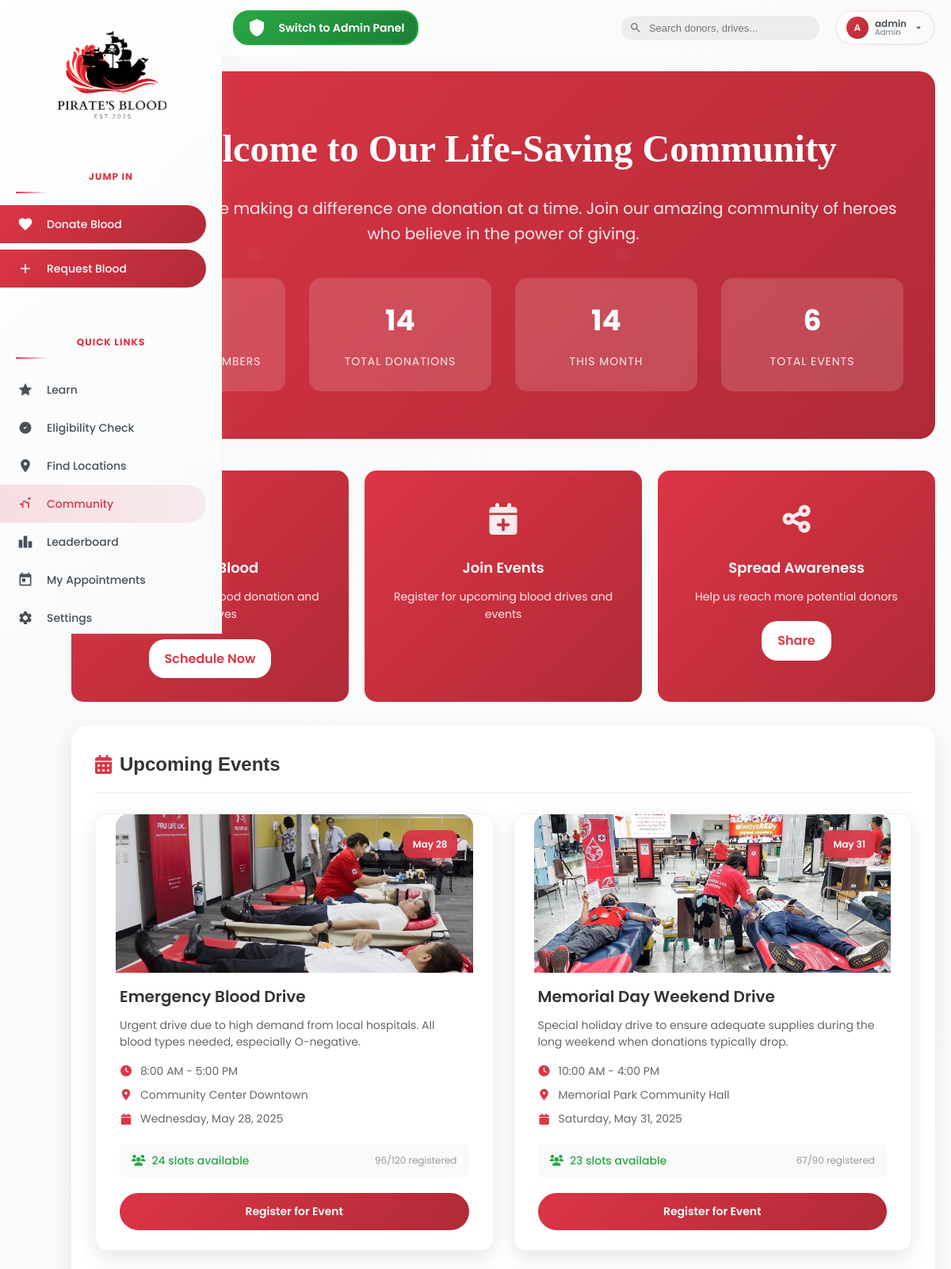
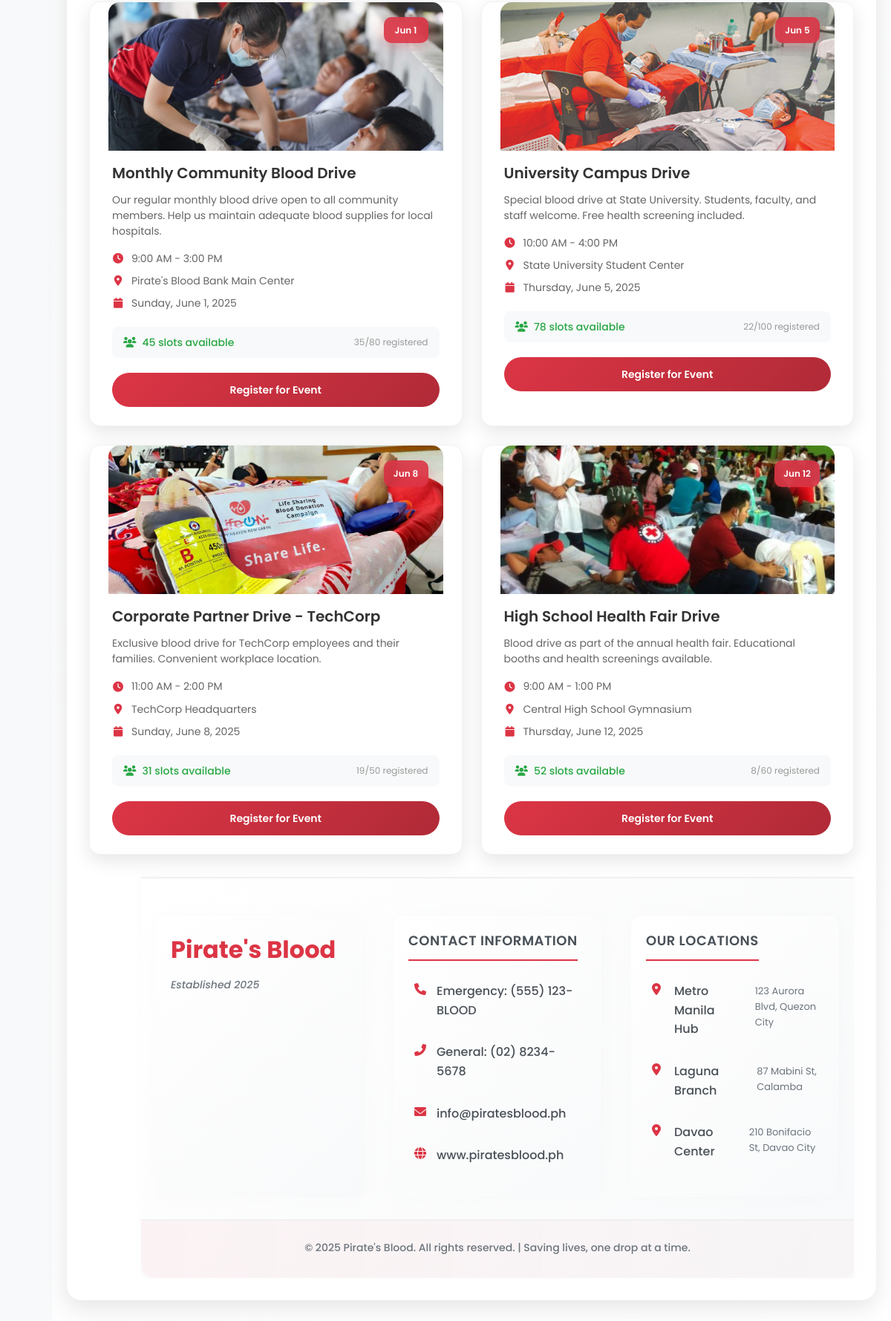
The app's page /community.php (signed in) with its own data (2 pictures, top to bottom).
### tables this page shows
CREATE TABLE `events` (
  `event_id` int(11) NOT NULL,
  `title` varchar(255) NOT NULL,
  `description` text DEFAULT NULL,
  `event_date` date NOT NULL,
  `start_time` time NOT NULL,
  `end_time` time NOT NULL,
  `location` varchar(255) NOT NULL,
  `event_image` varchar(255) DEFAULT NULL,
  `max_slots` int(11) NOT NULL DEFAULT 50,
  `booked_slots` int(11) NOT NULL DEFAULT 0,
  `status` enum('upcoming','ongoing','completed','cancelled') DEFAULT 'upcoming',
  `created_by` int(11) DEFAULT NULL,
  `created_at` timestamp NOT NULL DEFAULT current_timestamp(),
  `updated_at` timestamp NOT NULL DEFAULT current_timestamp() ON UPDATE current_timestamp()
);

### community.php (the view, shortened to what this page needs)
<?php
include('includes/db.php');
$isLoggedIn = false;
if (isset($_SESSION['user_id'])) {
    $isLoggedIn = true;
}
$communityStats = [
    'total_members' => 0,
    'total_donations' => 0,
    'this_month_donations' => 0,
    'total_events' => 0
];
try {
    $result = $conn->query("SELECT COUNT(*) as count FROM login WHERE user_type = 'user'");
    if ($result && $row = $result->fetch_assoc()) {
        $communityStats['total_members'] = $row['count'];
    }
} catch (Exception $e) {
    error_log("Error getting total members: " . $e->getMessage());
}
try {
    $result = $conn->query("SELECT COUNT(*) as count FROM donate_blood");
    if ($result && $row = $result->fetch_assoc()) {
        $communityStats['total_donations'] = $row['count'];
    }
} catch (Exception $e) {
    error_log("Error getting total donations: " . $e->getMessage());
}
try {
    $result = $conn->query("SELECT COUNT(*) as count FROM donate_blood WHERE MONTH(created_at) = MONTH(CURRENT_DATE()) AND YEAR(created_at) = YEAR(CURRENT_DATE())");
    if ($result && $row = $result->fetch_assoc()) {
        $communityStats['this_month_donations'] = $row['count'];
    }
} catch (Exception $e) {
    error_log("Error getting this month donations: " . $e->getMessage());
}
try {
    $result = $conn->query("SHOW TABLES LIKE 'events'");
    if ($result && $result->num_rows > 0) {
        $result = $conn->query("SELECT COUNT(*) as count FROM events");
        if ($result && $row = $result->fetch_assoc()) {
            $communityStats['total_events'] = $row['count'];
        }
    }
} catch (Exception $e) {
    error_log("Error getting total events: " . $e->getMessage());
}
$upcomingEvents = [];
try {
    $result = $conn->query("SHOW TABLES LIKE 'events'");
    if ($result && $result->num_rows > 0) {
        $query = "SELECT event_id, title, description, event_date, start_time, end_time, location, event_image, max_slots, booked_slots
                FROM events
                WHERE event_date >= CURRENT_DATE() AND status = 'upcoming'
                ORDER BY event_date ASC, start_time ASC
                LIMIT 6";
        $result = $conn->query($query);
        if ($result) {
            while ($row = $result->fetch_assoc()) {
                $upcomingEvents[] = [
                    'id' => $row['event_id'],
                    'title' => $row['title'],
                    'description' => $row['description'],
                    'date' => $row['event_date'],
                    'start_time' => $row['start_time'],
                    'end_time' => $row['end_time'],
                    'time' => date('g:i A', strtotime($row['start_time'])) . ' - ' . date('g:i A', strtotime($row['end_time'])),
                    'location' => $row['location'],
                    'event_image' => $row['event_image'],
                    'max_slots' => $row['max_slots'],
                    'booked_slots' => $row['booked_slots'],
                    'slots_available' => $row['max_slots'] - $row['booked_slots']
                ];
            }
        }
    }
} catch (Exception $e) {
    error_log("Error getting upcoming events: " . $e->getMessage());
}
$userRegisteredEvents = [];
?>
<!DOCTYPE html>
<html lang="en">
<head>
    <link href="https://cdnjs.cloudflare.com/ajax/libs/font-awesome/6.0.0/css/all.min.css" rel="stylesheet">
    <link rel="stylesheet" href="assets/css/style.css?v=<?php echo time(); ?>">
</head>
<body>
    <?php
    if (isset($_SESSION['user_type']) && $_SESSION['user_type'] === 'admin') {
        include('includes/adminheader.php');
    } else {
        include('includes/header.php');
    }
    ?>
    <?php include('includes/sidebar.php'); ?>
    <div class="main-content">
        <section class="community-hero">
            <h1>Welcome to Our Life-Saving Community</h1>
            <p>Together, we're making a difference one donation at a time. Join our amazing community of heroes who believe in the power of giving.</p>
            <div class="community-stats">
                <div class="stat-card">
                    <span class="stat-number"><?= number_format($communityStats['total_members']) ?></span>
                    <span class="stat-label">Community Members</span>
                </div>
                <div class="stat-card">
                    <span class="stat-number"><?= number_format($communityStats['total_donations']) ?></span>
                    <span class="stat-label">Total Donations</span>
                </div>
                <div class="stat-card">
                    <span class="stat-number"><?= $communityStats['this_month_donations'] ?></span>
                    <span class="stat-label">This Month</span>
                </div>
                <div class="stat-card">
                    <span class="stat-number"><?= $communityStats['total_events'] ?></span>
                    <span class="stat-label">Total Events</span>
                </div>
            </div>
        </section>
        <div id="overview" class="content-section active">
            <div class="quick-actions">
                <div class="action-card">
                    <div class="action-icon">
                        <i class="fas fa-tint"></i>
                    </div>
                    <h3 class="action-title">Donate Blood</h3>
                    <p class="action-description">Schedule your next blood donation and save lives</p>
                    <?php if ($isLoggedIn): ?>
                        <a href="donate.php" class="action-btn">Schedule Now</a>
                    <?php else: ?>
                        <a href="login.php" class="action-btn">Login to Donate</a>
                    <?php endif; ?>
                </div>
                <div class="action-card">
                    <div class="action-icon">
                        <i class="fas fa-calendar-plus"></i>
                    </div>
                    <h3 class="action-title">Join Events</h3>
                    <p class="action-description">Register for upcoming blood drives and events</p>
                </div>
                <div class="action-card">
                    <div class="action-icon">
                        <i class="fas fa-share-alt"></i>
                    </div>
                    <h3 class="action-title">Spread Awareness</h3>
                    <p class="action-description">Help us reach more potential donors</p>
<a href="#" class="action-btn" onclick="shareContent('Check out this article on blood innovation!', 'https://example.com/future-medicine')">Share</a>
                </div>
            </div>
            <div class="card">
                <div class="card-header">
                    <h2 class="card-title">
                        <i class="fas fa-calendar-alt card-icon"></i>
                        Upcoming Events
                    </h2>
                </div>
                <div class="events-grid">
<?php foreach ($upcomingEvents as $event):
    $isRegistered = isset($userRegisteredEvents[$event['id']]);
?>
<div class="event-card <?= $isRegistered ? 'registered-event' : '' ?>">
    <div class="event-image">
        <?php
        $defaultImage = 'assets/img/events/d.jpg';
        $eventImage = !empty($event['event_image']) ? $event['event_image'] : $defaultImage;
        ?>
        <img src="<?= htmlspecialchars($eventImage) ?>" alt="<?= htmlspecialchars($event['title']) ?>"
             onerror="this.src='<?= $defaultImage ?>'" loading="lazy">
        <div class="event-date-badge">
            <?= date('M j', strtotime($event['date'])) ?>
        </div>
    </div>
    <div class="event-content">
        <h3 class="event-title"><?= htmlspecialchars($event['title']) ?></h3>
        <p class="event-description"><?= htmlspecialchars($event['description']) ?></p>
        <div class="event-details">
            <div class="event-detail-item">
                <i class="fas fa-clock event-detail-icon"></i>
                <span><?= htmlspecialchars($event['time']) ?></span>
            </div>
            <div class="event-detail-item">
                <i class="fas fa-map-marker-alt event-detail-icon"></i>
                <span><?= htmlspecialchars($event['location']) ?></span>
            </div>
            <div class="event-detail-item">
                <i class="fas fa-calendar event-detail-icon"></i>
                <span><?= date('l, F j, Y', strtotime($event['date'])) ?></span>
            </div>
        </div>
        <?php
        $slotsClass = 'slots-available';
        $slotsText = $event['slots_available'] . ' slots available';
        ?>
        <div class="event-slots">
            <div class="slots-info <?= $slotsClass ?>">
                <i class="fas fa-users"></i>
                <span><?= $slotsText ?></span>
            </div>
            <div style="font-size: 12px; color: #999;">
                <?= $event['booked_slots'] ?? 0 ?>/<?= $event['max_slots'] ?? 0 ?> registered
            </div>
        </div>
        <?php if ($isLoggedIn): ?>
            <?php if ($isRegistered): ?>
                <a href="register.php?event_id=<?= $event['id'] ?>" class="register-btn registered">
                    <i class="fas fa-ticket-alt"></i> View My Ticket
                </a>
            <?php elseif ($event['slots_available'] > 0): ?>
                <a href="register.php?event_id=<?= $event['id'] ?>" class="register-btn">Register for Event</a>
            <?php else: ?>
                <button class="register-btn" disabled>Event Full</button>
            <?php endif; ?>
        <?php else: ?>
            <a href="login.php" class="register-btn">Login to Register</a>
        <?php endif; ?>
    </div>
</div>
<?php endforeach; ?>
    </div>
    <?php include('includes/footer.php'); ?>
</body>
</html>

### includes/adminheader.php (shortened to what this page needs)
<?php
$profileInitial = '?';
$username = 'Guest';
$userType = 'Guest';
if (isset($_SESSION['user_id'])) {
    $userId = $_SESSION['user_id'];
    $query = "SELECT username, user_type FROM login WHERE user_id = ?";
    $stmt = $conn->prepare($query);
    $stmt->bind_param("i", $userId);
    $stmt->execute();
    $result = $stmt->get_result();
    if ($result->num_rows > 0) {
        $userData = $result->fetch_assoc();
        $username = htmlspecialchars($userData['username']);
        $userType = $userData['user_type'] == 'user' ? 'User' : 'Admin';
        $profileInitial = strtoupper(substr($username, 0, 1));
    }
}
$currentPath = $_SERVER['REQUEST_URI'];
$isAdminSection = strpos($currentPath, '/admin/') !== false;
?>
<header class="header">
    <div class="header-content">
        <div class="header-left">
            <nav class="header-nav">
                <?php if ($isAdminSection): ?>
                    <a href="index.php" class="nav-link active">
                        <svg class="nav-icon" viewBox="0 0 24 24" fill="currentColor">
                            <path d="M19 3H5c-1.1 0-2 .9-2 2v14c0 1.1.9 2 2 2h14c1.1 0 2-.9 2-2V5c0-1.1-.9-2-2-2zm-5 14H7v-2h7v2zm3-4H7v-2h10v2zm0-4H7V7h10v2z"/>
                        </svg>
                        Admin Dashboard
                    </a>
                    <a href="../index.php" class="nav-link view-toggle">
                        <svg class="nav-icon" viewBox="0 0 24 24" fill="currentColor">
                            <path d="M12 12c2.21 0 4-1.79 4-4s-1.79-4-4-4-4 1.79-4 4 1.79 4 4 4zm0 2c-2.67 0-8 1.34-8 4v2h16v-2c0-2.66-5.33-4-8-4z"/>
                        </svg>
                        Switch to User View
                    </a>
                <?php else: ?>
                    <a href="index.php" class="nav-link active">
                        <svg class="nav-icon" viewBox="0 0 24 24" fill="currentColor">
                            <path d="M10 20v-6h4v6h5v-8h3L12 3 2 12h3v8z"/>
                        </svg>
                    </a>
                    <a href="about.php" class="nav-link">
                        <svg class="nav-icon" viewBox="0 0 24 24" fill="currentColor">
                            <path d="M12 2C6.48 2 2 6.48 2 12s4.48 10 10 10 10-4.48 10-10S17.52 2 12 2zm1 15h-2v-6h2v6zm0-8h-2V7h2v2z"/>
                        </svg>
                    </a>
                    <?php if ($userType == 'Admin'): ?>
                        <a href="admin/index.php" class="nav-link view-toggle">
                            <svg class="nav-icon" viewBox="0 0 24 24" fill="currentColor">
                                <path d="M12 1L3 5v6c0 5.55 3.84 10.74 9 12 5.16-1.26 9-6.45 9-12V5l-9-4z"/>
                            </svg>
                            Switch to Admin Panel
                        </a>
                    <?php endif; ?>
                <?php endif; ?>
            </nav>
        </div>
        <div class="header-right">
            <div class="search-wrapper">
                <svg class="search-icon" viewBox="0 0 24 24" fill="currentColor">
                    <path d="M15.5 14h-.79l-.28-.27C15.41 12.59 16 11.11 16 9.5 16 5.91 13.09 3 9.5 3S3 5.91 3 9.5 5.91 16 9.5 16c1.61 0 3.09-.59 4.23-1.57l.27.28v.79l5 4.99L20.49 19l-4.99-5zm-6 0C7.01 14 5 11.99 5 9.5S7.01 5 9.5 5 14 7.01 14 9.5 11.99 14 9.5 14z"/>
                </svg>
                <input type="text" class="search-input" placeholder="Search donors, drives...">
            </div>
            <div class="profile-wrapper" id="profileWrapper">
                <div class="profile-btn" onclick="toggleProfileDropdown()">
                    <div class="profile-avatar"><?= $profileInitial ?></div>
                    <div class="profile-info">
                        <div class="profile-name"><?= $username ?></div>
                        <div class="profile-type"><?= $userType ?></div>
                    </div>
                    <svg width="14" height="14" viewBox="0 0 24 24" fill="currentColor">
                        <path d="M7 10l5 5 5-5z"/>
                    </svg>
                </div>
            </div>
        </div>
    </div>
</header>

### records on screen
events: event_image (picture), event_date "May 28", title "Emergency Blood Drive", description "Urgent drive due to high demand from local hospitals. All blood types needed, especially O-negative.", time "8:00 AM - 5:00 PM", location "Community Center Downtown", event_date "Wednesday, May 28, 2025", slotsText "24 slots available", booked_slots "96", max_slots "120"
events: event_image (picture), event_date "May 31", title "Memorial Day Weekend Drive", description "Special holiday drive to ensure adequate supplies during the long weekend when donations typically drop.", time "10:00 AM - 4:00 PM", location "Memorial Park Community Hall", event_date "Saturday, May 31, 2025", slotsText "23 slots available", booked_slots "67", max_slots "90"
events: event_image (picture), event_date "Jun 1", title "Monthly Community Blood Drive", description "Our regular monthly blood drive open to all community members. Help us maintain adequate blood supplies for local hospitals.", time "9:00 AM - 3:00 PM", location "Pirate's Blood Bank Main Center", event_date "Sunday, June 1, 2025", slotsText "45 slots available", booked_slots "35", max_slots "80"
events: event_image (picture), event_date "Jun 5", title "University Campus Drive", description "Special blood drive at State University. Students, faculty, and staff welcome. Free health screening included.", time "10:00 AM - 4:00 PM", location "State University Student Center", event_date "Thursday, June 5, 2025", slotsText "78 slots available", booked_slots "22", max_slots "100"
events: event_image (picture), event_date "Jun 8", title "Corporate Partner Drive - TechCorp", description "Exclusive blood drive for TechCorp employees and their families. Convenient workplace location.", time "11:00 AM - 2:00 PM", location "TechCorp Headquarters", event_date "Sunday, June 8, 2025", slotsText "31 slots available", booked_slots "19", max_slots "50"
events: event_image (picture), event_date "Jun 12", title "High School Health Fair Drive", description "Blood drive as part of the annual health fair. Educational booths and health screenings available.", time "9:00 AM - 1:00 PM", location "Central High School Gymnasium", event_date "Thursday, June 12, 2025", slotsText "52 slots available", booked_slots "8", max_slots "60"

### other values on screen
$profileInitial "A"
$username "admin"
$userType "Admin"
$communityStats['total_donations'] "14"
$communityStats['this_month_donations'] "14"
$communityStats['total_events'] "6"
